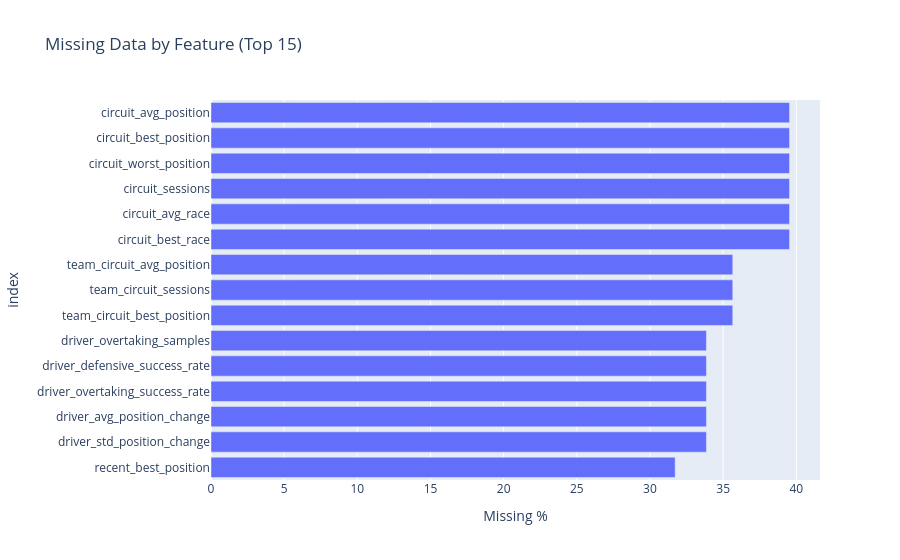

The notebook cell saved with this chart:
### Code cell
# Visualize missing data
missing_data = df[feature_cols].isnull().mean() * 100
missing_data = missing_data[missing_data > 0].sort_values(ascending=True).tail(15)

if len(missing_data) > 0:
    px.bar(
        missing_data,
        x=missing_data.values,
        y=missing_data.index,
        orientation='h',
        title='Missing Data by Feature (Top 15)',
        labels={'x': 'Missing %', 'y': 'Feature'}
    ).show()

### Figure 1 — Plotly figure (JSON) as saved in the notebook; plotly's stock layout.template omitted (floating-point values rounded to 4 significant figures)
{"data": [{"hovertemplate": "Missing %=%{x}<br>index=%{y}<extra></extra>", "legendgroup": "", "marker": {"color": "#636efa", "pattern": {"shape": ""}}, "name": "", "orientation": "h", "showlegend": false, "textposition": "auto", "type": "bar", "x": [31.72, 33.86, 33.86, 33.86, 33.86, 33.86, 35.66, 35.66, 35.66, 39.54, 39.54, 39.54, 39.54, 39.54, 39.54], "xaxis": "x", "y": ["recent_best_position", "driver_std_position_change", "driver_avg_position_change", "driver_overtaking_success_rate", "driver_defensive_success_rate", "driver_overtaking_samples", "team_circuit_best_position", "team_circuit_sessions", "team_circuit_avg_position", "circuit_best_race", "circuit_avg_race", "circuit_sessions", "circuit_worst_position", "circuit_best_position", "circuit_avg_position"], "yaxis": "y"}], "layout": {"barmode": "relative", "legend": {"tracegroupgap": 0}, "title": {"text": "Missing Data by Feature (Top 15)"}, "xaxis": {"anchor": "y", "domain": [0, 1], "title": {"text": "Missing %"}}, "yaxis": {"anchor": "x", "domain": [0, 1], "title": {"text": "index"}}}}
